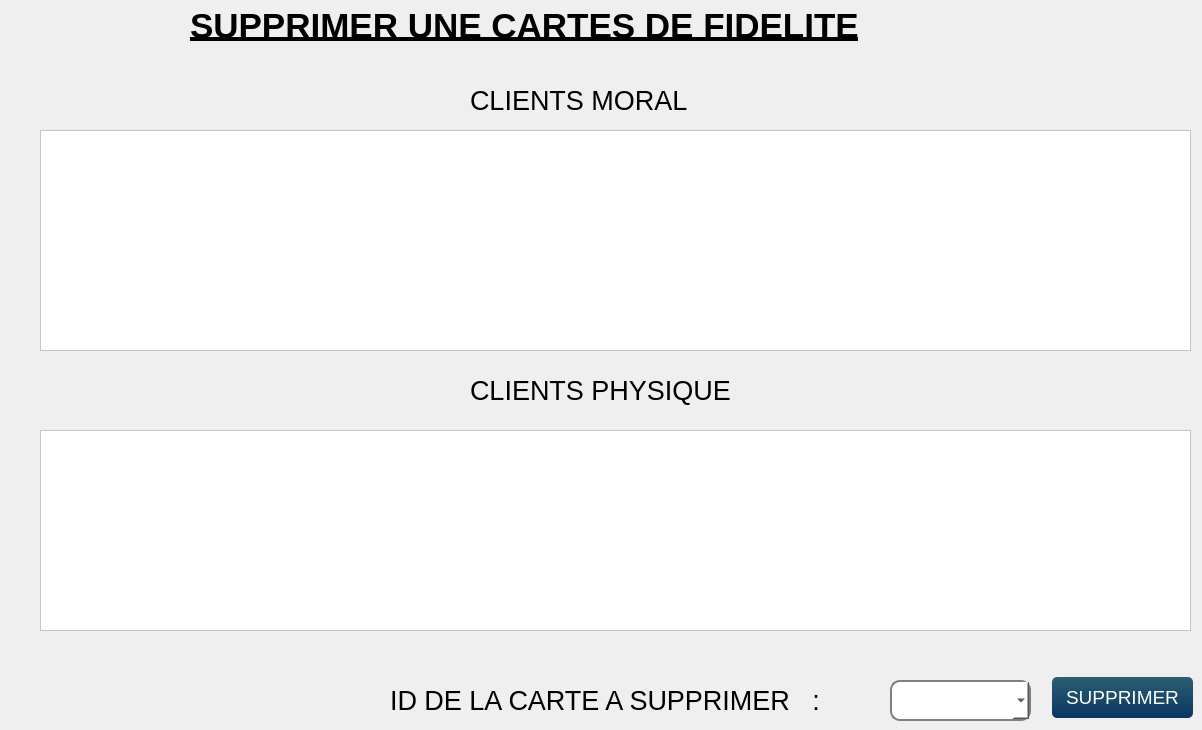
       <widget class="QWidget" name="page_3">
        <widget class="QLabel" name="cin_34">
         <property name="geometry">
          <rect>
           <x>390</x>
           <y>680</y>
           <width>511</width>
           <height>41</height>
          </rect>
         </property>
         <property name="font">
          <font>
           <family>Yu Gothic UI</family>
           <pointsize>20</pointsize>
           <weight>50</weight>
           <bold>false</bold>
          </font>
         </property>
         <property name="text">
          <string>ID DE LA CARTE A SUPPRIMER   :</string>
         </property>
        </widget>
        <widget class="QPushButton" name="pushButton_2">
         <property name="geometry">
          <rect>
           <x>1052</x>
           <y>677</y>
           <width>141</width>
           <height>41</height>
          </rect>
         </property>
         <property name="font">
          <font>
           <pointsize>14</pointsize>
          </font>
         </property>
         <property name="styleSheet">
          <string notr="true">QPushButton{
	background-color: qlineargradient(spread:pad, x1:1, y1:0, x2:1, y2:1, stop:0 rgba(42, 95, 113, 255),stop:1 rgba(12, 53, 97, 255));
	color: #fff;
	border: 0px;
	border-radius: 5px;
	padding: 5px;
}

QPushButton::hover
{
	background-color: qlineargradient(spread:pad, x1:1, y1:0, x2:1, y2:1, stop:0 rgba(167, 214, 50, 255),stop:1 rgba(98, 169, 67, 255));
	color: #fff;

}
QPushButton::pressed
{
	background-color: qlineargradient(spread:pad, x1:1, y1:0, x2:1, y2:1, stop:0 rgba(147, 194, 30, 255),stop:1 rgba(78, 149, 47, 255));
	color: #fff;
	border: 0px;
	border-radius: 5px;
	padding: 5px;

}</string>
         </property>
         <property name="text">
          <string>SUPPRIMER</string>
         </property>
        </widget>
        <widget class="QComboBox" name="comboBox_2">
         <property name="geometry">
          <rect>
           <x>890</x>
           <y>680</y>
           <width>141</width>
           <height>41</height>
          </rect>
         </property>
         <property name="styleSheet">
          <string notr="true">background-color: rgb(255, 255, 255);

    border: 2px solid gray;
    border-radius: 10px;
    padding: 0 8px;
    selection-background-color: darkgray;</string>
         </property>
        </widget>
        <widget class="QTableView" name="tableView_2">
         <property name="geometry">
          <rect>
           <x>40</x>
           <y>430</y>
           <width>1151</width>
           <height>201</height>
          </rect>
         </property>
         <property name="font">
          <font>
           <pointsize>20</pointsize>
          </font>
         </property>
         <property name="styleSheet">
          <string notr="true">background-color: rgb(255, 255, 255)</string>
         </property>
        </widget>
        <widget class="QTableView" name="tableView2_2">
         <property name="geometry">
          <rect>
           <x>40</x>
           <y>130</y>
           <width>1151</width>
           <height>221</height>
          </rect>
         </property>
         <property name="font">
          <font>
           <pointsize>20</pointsize>
          </font>
         </property>
         <property name="styleSheet">
          <string notr="true">background-color: rgb(255, 255, 255)</string>
         </property>
        </widget>
        <widget class="QLabel" name="label_4">
         <property name="geometry">
          <rect>
           <x>470</x>
           <y>360</y>
           <width>341</width>
           <height>61</height>
          </rect>
         </property>
         <property name="font">
          <font>
           <pointsize>20</pointsize>
          </font>
         </property>
         <property name="text">
          <string>CLIENTS PHYSIQUE</string>
         </property>
        </widget>
        <widget class="QLabel" name="label_5">
         <property name="geometry">
          <rect>
           <x>470</x>
           <y>70</y>
           <width>341</width>
           <height>61</height>
          </rect>
         </property>
         <property name="font">
          <font>
           <pointsize>20</pointsize>
          </font>
         </property>
         <property name="text">
          <string>CLIENTS MORAL</string>
         </property>
        </widget>
        <widget class="QLabel" name="label_27">
         <property name="geometry">
          <rect>
           <x>190</x>
           <y>-20</y>
           <width>861</width>
           <height>91</height>
          </rect>
         </property>
         <property name="font">
          <font>
           <family>Helvetica</family>
           <pointsize>26</pointsize>
           <weight>75</weight>
           <bold>true</bold>
           <underline>true</underline>
          </font>
         </property>
         <property name="text">
          <string>SUPPRIMER UNE CARTES DE FIDELITE</string>
         </property>
        </widget>
       </widget>
